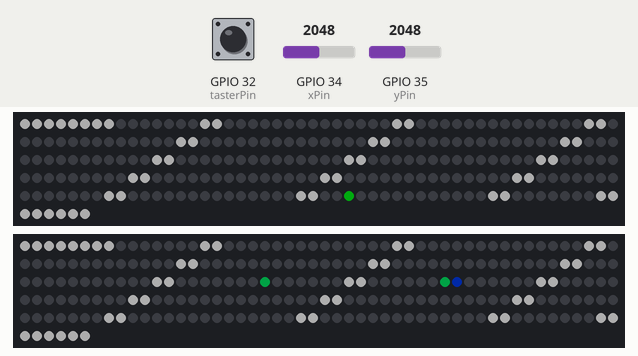
A sketch run on a simulated ESP32. Shown: 2 × 256 RGB LEDs in strip order, left to right, continuing on the next row. The test bench sets the inputs (shaded band); at power-on: GPIO 34 (xPin) = 2048, GPIO 35 (yPin) = 2048, GPIO 32 (tasterPin) HIGH. Dim RGB values are drawn brighter than linear; WiFi joins after 1.5 s; servers stay silent unless stated; random numbers use the default seed unless the sketch sets one; no MQTT or app messages arrive unless stated; what the sketch prints to the serial monitor is not drawn.

Above: at 3.7 s.
3.8 s: GPIO 34 (xPin) set to 0
6.8 s: GPIO 35 (yPin) set to 0
8.7 s: GPIO 35 (yPin) set to 63
At 10.0 s:
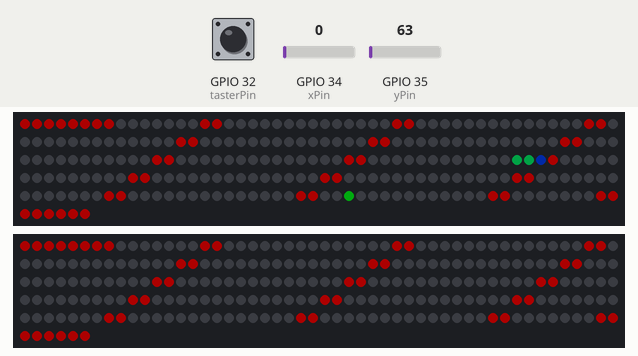
11.7 s: GPIO 32 (tasterPin) pulled LOW for 0.15 s
At 12.3 s:
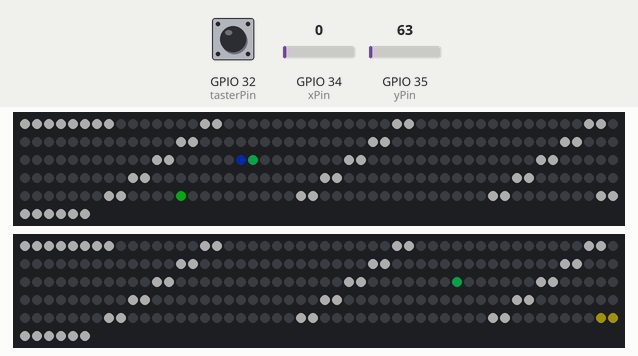
14.9 s: GPIO 32 (tasterPin) pulled LOW for 1 s
At 16.6 s:
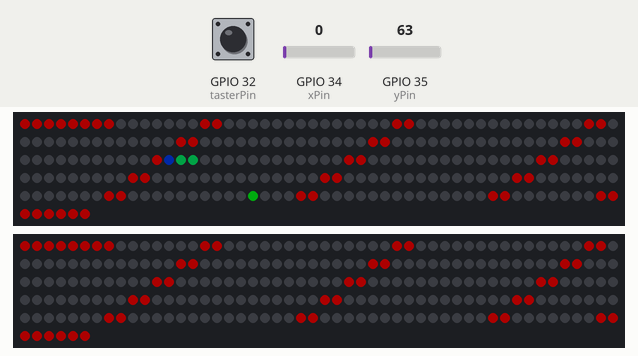
Timing chart, 0 to 18.1 s (numbered marks = the images above; inputs shaded):
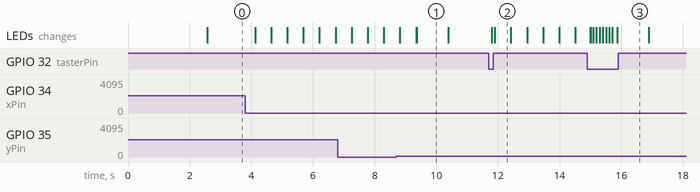

Measured:
- what the display in image 1 shows lasts 1.0 s, from 9.4 s to 10.4 s

The sketch:

SnakeGameMultiplayer.ino
```cpp
#include <FastLED.h>
#include <Joystick_neu.h>
#include <vector>
#include <WiFi.h>
#include <WiFiClientSecure.h>
#include <PubSubClient.h>

#define LED_PIN_UPPER 25
#define LED_PIN_LOWER 26

#define COLOR_ORDER GRB
#define CHIPSET WS2811

#define BRIGHTNESS 50

const uint8_t kMatrixWidth = 32;
const uint8_t kMatrixHeight = 16;

const bool kMatrixSerpentineLayout = true;
const bool kMatrixVertical = true;


#define TOTAL_LED_COUNT (kMatrixWidth * kMatrixHeight)
// CRGB leds_plus_safety_pixel[TOTAL_LED_COUNT + 2];
// CRGB* const ledsUpper(leds_plus_safety_pixel + 1);
// CRGB* const ledsLower(leds_plus_safety_pixel + 1 + TOTAL_LED_COUNT / 2);

CRGB ledsRawUpper[(TOTAL_LED_COUNT / 2) + 2];
CRGB ledsRawLower[(TOTAL_LED_COUNT / 2) + 2];

CRGB* const ledsUpper(ledsRawUpper + 1);
CRGB* const ledsLower(ledsRawLower + 1);

// Pins für den Joystick
#define tasterPin 32
#define xPin 34
#define yPin 35
#define joystickInverted false

// Instanz der entprellten Tasterklasse
Joystick taster(tasterPin, 50, xPin, yPin, joystickInverted);

// ---------------------------------- Game Vars ---------------------------------- //

bool gameover = false;
int gameoverBlinkPointDelay = 3000;
unsigned long gameoverBlinkTimer = 0;
bool gameoverPointScreen = true;
bool snakeOnSelf = false;

enum Direction {
  none,
  up,
  right,
  down,
  left
};

struct Position {
  int x;
  int y;
};

struct Color {
  int H;
  int S;
  int V;
};

struct Snake {
  Color snakeHead;
  Color snakeBody;

  Direction snakeDir;
  Direction newDir;

  int snakeMoveDelay;
  int minSnakeMoveDelay;
  int stageCounter;
  unsigned long lastSnakeMove;

  std::vector<Position> snake;
};


Position apple = Position{ random(1, 15), random(1, 30) };
Direction snakeDir = Direction::none;
Direction newDir = Direction::none;
int snakeMoveDelay = 500;
int minSnakeMoveDelay = 100;
int stageCounter = 0;
unsigned long lastSnakeMove = 0;
std::vector<Position> snake;

//btw: das Spielfeld wurde auf:
//Y: 1-14, X: 1-30 eingeschränkt

//für das Punktesystem: (werte sind zimlich egal da sie eh zu begin in der ResetGame Funktion gelöscht werden)
int movementPoints = 0;
int movementSkillPoints = 0;
int applePoints = 0;
int appleSkillPoints = 0;
int legendaryPoints = 0;

//Farben
Color snakeHead = Color{ 150, 255, 255 };
Color snakeBody = Color{ 125, 255, 255 };
Color movementPointColor = Color{ 60, 255, 255 };
Color movementSkillPointColor = Color{ 60, 255, 150 };
Color applePointColor = Color{ 105, 255, 255 };
Color appleSkillPointColor = Color{ 105, 255, 150 };
Color legendaryColor = Color{ 0, 255, 255 };  // updaten --> Regenbogen
Color white = Color{ 0, 0, 255 };
Color red = Color{ 255, 255, 255 };
Color black = Color{ 0, 0, 0 };

int legendaryColorUpdateTime = 50;
unsigned long legendaryColorUpdateTimer = 0;


// ---------------------------------- Connection Vars ---------------------------------- //
// WLAN-Zugangsdaten
const char* ssid = "iPhone_13 Pro_AEW";
const char* password = "Gmylelqbln05+";

// HiveMQ Cloud (TLS, Auth)
const char* mqtt_server = "7a5f0484e9d74e10a592ae63a46e1a48.s1.eu.hivemq.cloud";  // z. B. abc123.hivemq.cloud
const int mqtt_port = 8883;                                                       // TLS
const char* mqtt_user = "Lenz_Wensink_ESP";
const char* mqtt_pass = "kaxgAv-baqma5-cybdup";

const char* mqtt_topic = "snake/game1/direction";
const char* client_id = "esp32-secure-client";

WiFiClientSecure secureClient;
PubSubClient client(secureClient);

void setup() {
  randomSeed(analogRead(0));
  Serial.begin(9600);
  delay(1000);
  Serial.println("BEGINNING");
  FastLED.addLeds<CHIPSET, LED_PIN_UPPER, COLOR_ORDER>(ledsUpper, TOTAL_LED_COUNT / 2).setCorrection(TypicalSMD5050);
  FastLED.addLeds<CHIPSET, LED_PIN_LOWER, COLOR_ORDER>(ledsLower, TOTAL_LED_COUNT / 2).setCorrection(TypicalSMD5050);
  FastLED.setMaxPowerInVoltsAndMilliamps(5, 2000);  // 5V, 2A
  FastLED.setBrightness(BRIGHTNESS);
  //init Snake
  resetGame(false);


  connectToWiFi();
  secureClient.setInsecure();
  client.setServer(mqtt_server, mqtt_port);
  client.setCallback(callback);
}

void loop() {
  bool tasterLastState = taster.istGedrueckt();
  taster.aktualisieren();

  if (!client.connected()) {
    reconnectMQTT();
  }
  client.loop();

  if (millis() - legendaryColorUpdateTimer > legendaryColorUpdateTime) {  //Farbe updaten
    legendaryColorUpdateTimer = millis();
    legendaryColor.H = legendaryColor.H + 5;
    if (legendaryColor.H > 255) {
      legendaryColor.H -= 255;
    }
  }
  if (!gameover) {                                            //make the Game run and check on death
    if (taster.getX() > 4094 && snakeDir != Direction::up) {  //the x - Axis of the joystick is like the Matrix inverted y axis
      newDir = Direction::down;
    }
    if (taster.getX() <= 1 && snakeDir != Direction::down) {  //this is why we have that logic here
      newDir = Direction::up;
    }
    if (taster.getY() > 4094 && snakeDir != Direction::right) {
      newDir = Direction::left;
    }
    if (taster.getY() <= 1 && snakeDir != Direction::left && snakeDir != Direction::none) {  //after reset --> Status none, we may not move right (because the snake looks left)
      newDir = Direction::right;
    }
    //move Snake
    int actualSnakeDelay = snakeMoveDelay;
    if (taster.istGedrueckt()) {
      actualSnakeDelay = actualSnakeDelay * 2 / 3;
      if (actualSnakeDelay > minSnakeMoveDelay) {
        actualSnakeDelay = minSnakeMoveDelay;
      }
    }
    if (millis() - lastSnakeMove > actualSnakeDelay) {
      snakeDir = newDir;
      lastSnakeMove = millis();
      switch (snakeDir) {
        case Direction::up:
          snake.insert(snake.begin(), { snake[0].x, snake[0].y + 1 });
          setLed(snake[snake.size() - 1].x, snake[snake.size() - 1].y, black);  //setze das letzte Pixel der Schlange auf Schwarz
          snake.pop_back();
          break;
        case Direction::down:
          snake.insert(snake.begin(), { snake[0].x, snake[0].y - 1 });
          setLed(snake[snake.size() - 1].x, snake[snake.size() - 1].y, black);
          snake.pop_back();
          break;
        case Direction::right:
          snake.insert(snake.begin(), { snake[0].x + 1, snake[0].y });
          setLed(snake[snake.size() - 1].x, snake[snake.size() - 1].y, black);
          snake.pop_back();
          break;
        case Direction::left:
          snake.insert(snake.begin(), { snake[0].x - 1, snake[0].y });
          setLed(snake[snake.size() - 1].x, snake[snake.size() - 1].y, black);
          snake.pop_back();
          break;
      }
      if (snakeDir != Direction::none) {  //nur wenn wir wirklich gefahren sind
        setBorderPoints(true, false);     //einen movement point geben und anzeigen
      }
    }
    drawScreen();
    //apfel essen
    if (snake[0].x == apple.x && snake[0].y == apple.y) {
      snake.push_back(snake[snake.size() - 1]);  //den Letzten Schlangenpixel ein weiteres mal hinzufügen
      newApple();
      setBorderPoints(false, true);
    }

    if (snake[0].x > 30 || snake[0].x < 1 || snake[0].y > 14 || snake[0].y < 1) {  // check if the Snake crashed into the borders
      gameover = true;
      printScore();
    }

    for (int i = 1; i < snake.size(); i++) {  // check wether the snake crashed into itself
      if (snake[0].x == snake[i].x && snake[0].y == snake[i].y) {
        setLed(snake[0].x, snake[0].y, red);
        gameover = true;
        printScore();
        snakeOnSelf = true;
      }
    }

  } else {  //action on gameover
    if (gameoverPointScreen) {
      if (millis() - gameoverBlinkTimer > gameoverBlinkPointDelay) {
        gameoverBlinkTimer = millis();
        gameoverPointScreen = !gameoverPointScreen;  // wir wollen ja das nächste mal den anderen Status Zeigen :)
      }
    } else {
      if (millis() - gameoverBlinkTimer > gameoverBlinkPointDelay / 3) {
        gameoverBlinkTimer = millis();
        gameoverPointScreen = !gameoverPointScreen;  // wir wollen ja das nächste mal den anderen Status Zeigen :)
      }
    }

    drawScreen();
    if (gameoverPointScreen) {
      setBorderPoints(false, false);
      if (snakeOnSelf) {
        setLed(snake[0].x, snake[0].y, red);
      }
    } else {
      reSetBorder(red);  // der Kopf soll schon auch angezeigt werden, nicht nur der Rest des Körpers
      if (legendaryPoints > 0) {
        setLed(snake[0].x, snake[0].y, Color{ legendaryColor.H + 20, legendaryColor.S, legendaryColor.V });
      } else {
        setLed(snake[0].x, snake[0].y, snakeHead);
      }
    }
  }

  FastLED.show();  //DAS DELAY IST WICHTIG! - ansonsten gibts probleme mit Taster.aktualisieren
  delay(10);       //da er den AD wandler benötigt und Fastled.show unterbrechen / stören könnte (glitches entstehen bei der Bildausgabe)

  if (gameover && !tasterLastState && taster.istGedrueckt()) {
    resetGame(false);
    gameover = false;
  }
}

/*
 0|0 is at the lower left corner of the device (when the DHT looks up and the joystick is on the upper right)
 y is the axis pointing up
 x is the axis pointing to the right
 btw: with 8-pack i mean the panel's 8 pixels which are in the same column
    - we don't mind if they originally initialized upwards or downwards - in the end it is always 8 pixels more (or less) of the original index
*/
void setLed(int x, int y, Color color) {
  if (y >= 16 || x >= 32 || x < 0 || y < 0) {  //if we are out of range
    //Serial.println("--- INDEX OUT OF RANGE ---");
    return;
  }

  int index = 0;
  bool upper = false;  //wether we need to use the upper / lower panel for setting the pixel

  if (y <= 7) {
    upper = false;         //lower Panel
    index = (31 - x) * 8;  //value for the 8 pixel packs
  } else {
    upper = true;   //we're on the upper panel
    index = x * 8;  //so we can directly multiply the eight packs into the index
    y = y - 8;      //we have to subtract that from y because we use the same Logic for the upper and the lower Panel in the next part
  }

  if (x % 2 == 0) {  //when it is zero, the original pixel index counts down, so we need to invert the y value. (This is true for both panels)
    index += 7 - y;
  } else {  // otherwise we may just add it up, thus the original pixel count direction looks the coordinate system's way (up)
    index += y;
  }

  // now we got the pixel index.
  if (index < 0 || index >= TOTAL_LED_COUNT / 2) {
    Serial.print("Invalid index!");
    Serial.println(index);
    return;
  }

  if (upper) {
    ledsUpper[index] = CHSV(color.H, color.S, color.V);
  } else {
    ledsLower[index] = CHSV(color.H, color.S, color.V);
  }
}

void setBorderPoints(bool incrementMovementPoints, bool incrementApplePoints) {
  if (incrementMovementPoints) {
    movementPoints++;
  }
  if (incrementApplePoints) {
    applePoints++;
  }
  if (movementPoints >= 23) {
    movementPoints = 0;
    movementSkillPoints++;
    applePoints++;
  }
  if (applePoints >= 23) {
    applePoints = 0;
    appleSkillPoints++;
    int prevdelay = snakeMoveDelay;
    snakeMoveDelay = snakeMoveDelay * 4 / 5;  //10 stages bis
    if (snakeMoveDelay < minSnakeMoveDelay) {
      snakeMoveDelay = minSnakeMoveDelay;
    }
    if (!(prevdelay == snakeMoveDelay)) {
      stageCounter++;
      Serial.print("Stage: ");
      Serial.print(stageCounter);
      Serial.print(" with delay: ");
      Serial.println(snakeMoveDelay);
    }
  }
  if (movementSkillPoints >= 23) {
    movementSkillPoints = 0;
    appleSkillPoints++;
  }
  if (appleSkillPoints >= 23) {
    appleSkillPoints = 0;

    legendaryPoints++;
    resetGame(true);
    newDir = Direction::left;  //u may not rest, there are Monsters nearby :D
    rainbowWhiteTransition();
  }


  //left upper (apple)
  for (int y = 8; y < 16; y++) {
    if (applePoints > y - 8) {
      setLed(0, y, applePointColor);
    } else {
      setLed(0, y, white);
    }
  }
  for (int x = 1; x < 15; x++) {
    if (applePoints > x + 7) {
      setLed(x, 15, applePointColor);
    } else {
      setLed(x, 15, white);
    }
  }

  // left lower (movement)
  for (int y = 7; y >= 0; y--) {
    if (movementPoints > 7 - y) {
      setLed(0, y, movementPointColor);
    } else {
      setLed(0, y, white);
    }
  }
  for (int x = 1; x < 15; x++) {
    if (movementPoints > x + 7) {
      setLed(x, 0, movementPointColor);
    } else {
      setLed(x, 0, white);
    }
  }

  //right upper (apple skill)
  for (int x = 15; x < 31; x++) {
    if (appleSkillPoints > x - 15) {
      setLed(x, 15, appleSkillPointColor);
    } else {
      setLed(x, 15, white);
    }
  }
  for (int y = 15; y >= 8; y--) {
    if (appleSkillPoints > 31 - y) {
      setLed(31, y, appleSkillPointColor);
    } else {
      setLed(31, y, white);
    }
  }

  //right lower (movement skill)
  for (int x = 15; x < 31; x++) {
    if (movementSkillPoints > x - 15) {
      setLed(x, 0, movementSkillPointColor);
    } else {
      setLed(x, 0, white);
    }
  }
  for (int y = 0; y < 8; y++) {
    if (movementSkillPoints > y + 15) {
      setLed(31, y, movementSkillPointColor);
    } else {
      setLed(31, y, white);
    }
  }
}

void reSetBorder(Color color) {
  for (int y = 0; y < 16; y++) {
    setLed(0, y, color);
  }
  for (int y = 0; y < 16; y++) {
    setLed(31, y, color);
  }
  for (int x = 1; x < 31; x++) {
    setLed(x, 15, color);
  }
  for (int x = 1; x < 31; x++) {
    setLed(x, 0, color);
  }
}

void resetGame(bool inGameReset) {
  if (!inGameReset) {
    legendaryPoints = 0;
    snakeMoveDelay = 500;
    stageCounter = 0;
  }

  FastLED.clear();
  reSetBorder(white);
  resetSnake();
  snakeOnSelf = false;
  snakeDir = Direction::none;
  newDir = Direction::none;
  movementPoints = 0;
  movementSkillPoints = 0;
  applePoints = 0;
  appleSkillPoints = 0;
  newApple();
  Serial.println("Resetted");
}

void resetSnake() {
  snake.clear();
  snake.push_back({ 14, 7 });
  snake.push_back({ 15, 7 });
  snake.push_back({ 16, 7 });
  if (legendaryPoints > 3) {
    for (int i = 3; i < legendaryPoints; i++) {
      snake.push_back({ 16, 7 });  //snake staut sich an dem Punkt
    }
  }
}

void newApple() {
  bool granted = false;
  while (!granted) {
    apple = Position{ random(1, 30), random(1, 15) };
    granted = true;
    for (int i = 0; i < snake.size(); i++) {
      if (apple.x == snake[i].x && apple.y == snake[i].y) {
        granted = false;
      }
    }
  }
}

void drawScreen() {
  setBorderPoints(false, false);
  //draw Snake
  if (legendaryPoints <= 0) {
    setLed(snake[0].x, snake[0].y, snakeHead);
    for (int i = 1; i < snake.size(); i++) {
      setLed(snake[i].x, snake[i].y, snakeBody);
    }
  } else {                                                                                               //der erste legPixel benötigt einen offset, --> erkennen wohin die Schlange fährt
    setLed(snake[0].x, snake[0].y, Color{ legendaryColor.H + 20, legendaryColor.S, legendaryColor.V });  //wir dürfen 125 einf. dazuaddieren, CHSV rechnet für uns auf einen gültigen Wert um
    for (int i = 1; i < legendaryPoints; i++) {
      setLed(snake[i].x, snake[i].y, legendaryColor);
    }
    for (int i = legendaryPoints; i < snake.size(); i++) {  //wenn legendaryPoints < Snakesize (die Snake wird ja im Laufe der Zeit länger) muss der Körper gezeichnet werden
      setLed(snake[i].x, snake[i].y, snakeBody);
    }
  }
  //draw apple
  setLed(apple.x, apple.y, applePointColor);
}

void rainbowWhiteTransition() {
  delay(500);  // delays before and after for better orientation
  for (int i = 16; i >= -33; i--) {
    if (i < 0) {  // just when the Animation already has overwritten the prev. State
      clear();
      drawScreen();  //draw next screen (again)
    }
    whiteUp(i);
    for (int x = 0; x < 32; x++) {
      setLed(x, i + 16, white);
    }
    whiteUpInverted(i + 17);
    FastLED.show();
    delay(50);
  }
  delay(500);
}

void whiteUp(int startheight) {
  for (int y = 0; y < 16; y++) {
    for (int x = 0; x < 32; x++) {
      setLed(x, y + startheight, Color{ x * 8, 255 - y * 16, 255 });
    }
  }
}

void whiteUpInverted(int startheight) {
  for (int y = 0; y < 16; y++) {
    for (int x = 0; x < 32; x++) {
      setLed(x, y + startheight, Color{ x * 8, y * 16, 255 });  // we dont invert the hue for the same Colors to appear on the same position after the Transition
    }
  }
}

void clear() {
  for (int x = 0; x < 32; x++) {
    for (int y = 0; y < 16; y++) {
      setLed(x, y, black);
    }
  }
}

void printScore() {
  String begin = (String)(calculateScore());
  int dotsNeeded = begin.length() / 3;
  if (begin.length() % 3 == 0) {
    dotsNeeded--;
  }

  String result = "";
  while (dotsNeeded > 0) {
    result = " " + begin.substring(begin.length() - 3) + "" + result;
    begin = begin.substring(0, begin.length() - 3);
    dotsNeeded--;
  }

  result = begin + "" + result;
  Serial.println("+-------------------------------+");
  Serial.print("| Score: \t");
  Serial.println(result);
  Serial.println("+-------------------------------+");
}

int calculateScore() {
  return (5 * movementPoints + 10 * 20 * movementSkillPoints + 50 * 20 * applePoints + 100 * 20 * 20 * appleSkillPoints + 500 * 20 * 20 * 20 * legendaryPoints);
}


void connectToWiFi() {
  Serial.print("Verbinde mit WLAN");
  WiFi.begin(ssid, password);
  while (WiFi.status() != WL_CONNECTED) {
    delay(500);
    Serial.print(".");
  }
  Serial.println("\nWLAN verbunden. IP: " + WiFi.localIP().toString());
}

void reconnectMQTT() {
  while (!client.connected()) {
    Serial.print("Verbinde mit MQTT...");
    if (client.connect(client_id, mqtt_user, mqtt_pass)) {
      Serial.println(" verbunden.");
      client.subscribe(mqtt_topic);
    } else {
      Serial.print("Fehler: ");
      Serial.println(client.state());
      delay(5000);
    }
  }
}

void callback(char* topic, byte* payload, unsigned int length) {
  Serial.print("Nachricht empfangen [");
  Serial.print(topic);
  Serial.print("]: ");
  String msg = "";
  for (unsigned int i = 0; i < length; i++) {
    //Serial.print((char)payload[i]);
    msg += (char)payload[i];
  }
  Serial.println(msg);
  if (msg == "UP" && snakeDir != Direction::down) {
    newDir = Direction::up;
  } else if (msg == "DOWN" && snakeDir != Direction::up) {
    newDir = Direction::down;
  } else if (msg == "LEFT" && snakeDir != Direction::right) {
    newDir = Direction::left;
  } else if (msg == "RIGHT" && snakeDir != Direction::up && snakeDir != Direction::none) {
    newDir = Direction::right;
  }
}
```
